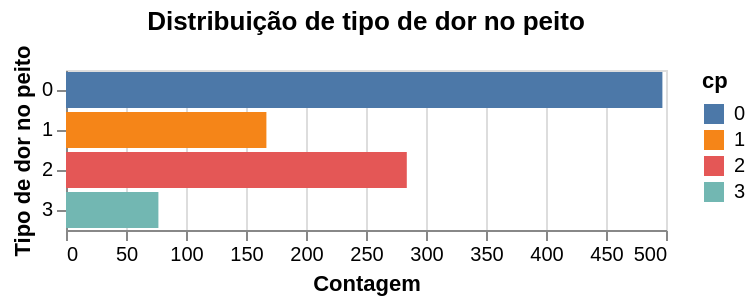

Notebook cell for this chart:
### Code cell
import altair as alt

alt.Chart(df).mark_bar().encode(
    x=alt.X('count()', title='Contagem'),
    y=alt.Y('cp:O', title='Tipo de dor no peito'),
    color='cp:N'
).properties(title='Distribuição de tipo de dor no peito')

### Figure 1 — Vega-Lite specification as saved in the notebook (floating-point values rounded to 4 significant figures; data arrays with more than 128 entries replaced by an {"elided": "..."} marker saying what was removed)
{"config": {"view": {"continuousWidth": 300, "continuousHeight": 300}}, "data": {"name": "data-328195325436cb96d2ebda660928a108"}, "mark": {"type": "bar"}, "encoding": {"color": {"field": "cp", "type": "nominal"}, "x": {"aggregate": "count", "title": "Contagem", "type": "quantitative"}, "y": {"field": "cp", "title": "Tipo de dor no peito", "type": "ordinal"}}, "title": "Distribuição de tipo de dor no peito", "$schema": "https://vega.github.io/schema/vega-lite/v5.20.1.json", "datasets": {"data-328195325436cb96d2ebda660928a108": {"elided": "1025 records"}}}
